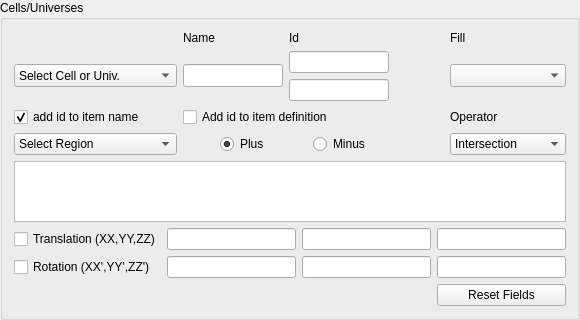
             <widget class="QGroupBox" name="groupBox_10">
              <property name="minimumSize">
               <size>
                <width>0</width>
                <height>0</height>
               </size>
              </property>
              <property name="maximumSize">
               <size>
                <width>580</width>
                <height>320</height>
               </size>
              </property>
              <property name="title">
               <string>Cells/Universes</string>
              </property>
              <layout class="QGridLayout" name="gridLayout_20">
               <item row="0" column="0">
                <layout class="QGridLayout" name="gridLayout_7">
                 <item row="1" column="4">
                  <widget class="QComboBox" name="Fill_ComboBox">
                   <property name="sizePolicy">
                    <sizepolicy hsizetype="Preferred" vsizetype="Preferred">
                     <horstretch>0</horstretch>
                     <verstretch>0</verstretch>
                    </sizepolicy>
                   </property>
                   <property name="minimumSize">
                    <size>
                     <width>116</width>
                     <height>0</height>
                    </size>
                   </property>
                   <property name="maximumSize">
                    <size>
                     <width>109</width>
                     <height>23</height>
                    </size>
                   </property>
                   <property name="currentText">
                    <string/>
                   </property>
                   <property name="currentIndex">
                    <number>-1</number>
                   </property>
                  </widget>
                 </item>
                 <item row="1" column="0">
                  <widget class="QComboBox" name="comboBox_3">
                   <property name="sizePolicy">
                    <sizepolicy hsizetype="Preferred" vsizetype="Fixed">
                     <horstretch>0</horstretch>
                     <verstretch>0</verstretch>
                    </sizepolicy>
                   </property>
                   <property name="minimumSize">
                    <size>
                     <width>163</width>
                     <height>0</height>
                    </size>
                   </property>
                   <property name="maximumSize">
                    <size>
                     <width>140</width>
                     <height>23</height>
                    </size>
                   </property>
                   <item>
                    <property name="text">
                     <string>Select Cell or Univ.</string>
                    </property>
                   </item>
                   <item>
                    <property name="text">
                     <string>Cell</string>
                    </property>
                   </item>
                   <item>
                    <property name="text">
                     <string>Universe</string>
                    </property>
                   </item>
                  </widget>
                 </item>
                 <item row="0" column="2">
                  <widget class="QLabel" name="label_14">
                   <property name="text">
                    <string>Id</string>
                   </property>
                  </widget>
                 </item>
                 <item row="1" column="2" colspan="2">
                  <layout class="QVBoxLayout" name="verticalLayout">
                   <item>
                    <widget class="QLineEdit" name="lineEdit_14">
                     <property name="sizePolicy">
                      <sizepolicy hsizetype="Preferred" vsizetype="Preferred">
                       <horstretch>0</horstretch>
                       <verstretch>0</verstretch>
                      </sizepolicy>
                     </property>
                     <property name="minimumSize">
                      <size>
                       <width>100</width>
                       <height>0</height>
                      </size>
                     </property>
                     <property name="maximumSize">
                      <size>
                       <width>100</width>
                       <height>23</height>
                      </size>
                     </property>
                    </widget>
                   </item>
                   <item>
                    <widget class="QLineEdit" name="lineEdit_15">
                     <property name="sizePolicy">
                      <sizepolicy hsizetype="Preferred" vsizetype="Preferred">
                       <horstretch>0</horstretch>
                       <verstretch>0</verstretch>
                      </sizepolicy>
                     </property>
                     <property name="minimumSize">
                      <size>
                       <width>100</width>
                       <height>0</height>
                      </size>
                     </property>
                     <property name="maximumSize">
                      <size>
                       <width>100</width>
                       <height>23</height>
                      </size>
                     </property>
                    </widget>
                   </item>
                  </layout>
                 </item>
                 <item row="1" column="1">
                  <widget class="QLineEdit" name="lineEdit_13">
                   <property name="sizePolicy">
                    <sizepolicy hsizetype="Preferred" vsizetype="Preferred">
                     <horstretch>0</horstretch>
                     <verstretch>0</verstretch>
                    </sizepolicy>
                   </property>
                   <property name="minimumSize">
                    <size>
                     <width>100</width>
                     <height>0</height>
                    </size>
                   </property>
                   <property name="maximumSize">
                    <size>
                     <width>100</width>
                     <height>23</height>
                    </size>
                   </property>
                  </widget>
                 </item>
                 <item row="0" column="1">
                  <widget class="QLabel" name="label_13">
                   <property name="text">
                    <string>Name</string>
                   </property>
                  </widget>
                 </item>
                 <item row="0" column="4">
                  <widget class="QLabel" name="label_15">
                   <property name="sizePolicy">
                    <sizepolicy hsizetype="Preferred" vsizetype="Preferred">
                     <horstretch>0</horstretch>
                     <verstretch>0</verstretch>
                    </sizepolicy>
                   </property>
                   <property name="text">
                    <string>Fill</string>
                   </property>
                  </widget>
                 </item>
                </layout>
               </item>
               <item row="1" column="0">
                <layout class="QGridLayout" name="gridLayout_12">
                 <item row="1" column="3">
                  <spacer name="horizontalSpacer_3">
                   <property name="orientation">
                    <enum>Qt::Horizontal</enum>
                   </property>
                   <property name="sizeHint" stdset="0">
                    <size>
                     <width>37</width>
                     <height>20</height>
                    </size>
                   </property>
                  </spacer>
                 </item>
                 <item row="1" column="0">
                  <widget class="QComboBox" name="comboBox_5">
                   <property name="sizePolicy">
                    <sizepolicy hsizetype="Preferred" vsizetype="Fixed">
                     <horstretch>0</horstretch>
                     <verstretch>0</verstretch>
                    </sizepolicy>
                   </property>
                   <property name="minimumSize">
                    <size>
                     <width>163</width>
                     <height>0</height>
                    </size>
                   </property>
                   <property name="maximumSize">
                    <size>
                     <width>140</width>
                     <height>23</height>
                    </size>
                   </property>
                   <item>
                    <property name="text">
                     <string>Select Region</string>
                    </property>
                   </item>
                  </widget>
                 </item>
                 <item row="1" column="2">
                  <widget class="QRadioButton" name="plus_RB">
                   <property name="sizePolicy">
                    <sizepolicy hsizetype="Preferred" vsizetype="Preferred">
                     <horstretch>0</horstretch>
                     <verstretch>0</verstretch>
                    </sizepolicy>
                   </property>
                   <property name="text">
                    <string>Plus</string>
                   </property>
                   <property name="checked">
                    <bool>true</bool>
                   </property>
                  </widget>
                 </item>
                 <item row="1" column="6">
                  <widget class="QComboBox" name="Operator_CB">
                   <property name="sizePolicy">
                    <sizepolicy hsizetype="Preferred" vsizetype="Preferred">
                     <horstretch>0</horstretch>
                     <verstretch>0</verstretch>
                    </sizepolicy>
                   </property>
                   <property name="minimumSize">
                    <size>
                     <width>116</width>
                     <height>0</height>
                    </size>
                   </property>
                   <property name="maximumSize">
                    <size>
                     <width>109</width>
                     <height>23</height>
                    </size>
                   </property>
                   <item>
                    <property name="text">
                     <string>Intersection</string>
                    </property>
                   </item>
                   <item>
                    <property name="text">
                     <string>Union</string>
                    </property>
                   </item>
                   <item>
                    <property name="text">
                     <string>Complement</string>
                    </property>
                   </item>
                   <item>
                    <property name="text">
                     <string>| Complement</string>
                    </property>
                   </item>
                  </widget>
                 </item>
                 <item row="1" column="4">
                  <widget class="QRadioButton" name="minus_RB">
                   <property name="sizePolicy">
                    <sizepolicy hsizetype="Preferred" vsizetype="Preferred">
                     <horstretch>0</horstretch>
                     <verstretch>0</verstretch>
                    </sizepolicy>
                   </property>
                   <property name="text">
                    <string>Minus </string>
                   </property>
                  </widget>
                 </item>
                 <item row="1" column="1">
                  <spacer name="horizontalSpacer_2">
                   <property name="orientation">
                    <enum>Qt::Horizontal</enum>
                   </property>
                   <property name="sizeHint" stdset="0">
                    <size>
                     <width>37</width>
                     <height>20</height>
                    </size>
                   </property>
                  </spacer>
                 </item>
                 <item row="1" column="5">
                  <spacer name="horizontalSpacer">
                   <property name="orientation">
                    <enum>Qt::Horizontal</enum>
                   </property>
                   <property name="sizeHint" stdset="0">
                    <size>
                     <width>70</width>
                     <height>20</height>
                    </size>
                   </property>
                  </spacer>
                 </item>
                 <item row="0" column="0">
                  <widget class="QCheckBox" name="add_id_CB">
                   <property name="text">
                    <string>add id to item name</string>
                   </property>
                   <property name="checked">
                    <bool>true</bool>
                   </property>
                  </widget>
                 </item>
                 <item row="2" column="0" colspan="7">
                  <widget class="QPlainTextEdit" name="Region_TextEdit">
                   <property name="sizePolicy">
                    <sizepolicy hsizetype="Preferred" vsizetype="Preferred">
                     <horstretch>0</horstretch>
                     <verstretch>0</verstretch>
                    </sizepolicy>
                   </property>
                   <property name="minimumSize">
                    <size>
                     <width>120</width>
                     <height>40</height>
                    </size>
                   </property>
                   <property name="maximumSize">
                    <size>
                     <width>16777215</width>
                     <height>120</height>
                    </size>
                   </property>
                   <property name="sizeAdjustPolicy">
                    <enum>QAbstractScrollArea::AdjustToContents</enum>
                   </property>
                  </widget>
                 </item>
                 <item row="0" column="6">
                  <widget class="QLabel" name="label_27">
                   <property name="text">
                    <string>Operator</string>
                   </property>
                  </widget>
                 </item>
                 <item row="0" column="1" colspan="5">
                  <widget class="QCheckBox" name="Add_id_to_cell_CB">
                   <property name="text">
                    <string>Add id to item definition</string>
                   </property>
                  </widget>
                 </item>
                </layout>
               </item>
               <item row="2" column="0">
                <layout class="QGridLayout" name="gridLayout_16">
                 <item row="2" column="0">
                  <widget class="QCheckBox" name="Rotation_CB">
                   <property name="text">
                    <string>Rotation (XX',YY',ZZ')</string>
                   </property>
                  </widget>
                 </item>
                 <item row="1" column="2">
                  <widget class="QLineEdit" name="YY_LE">
                   <property name="maximumSize">
                    <size>
                     <width>16777215</width>
                     <height>23</height>
                    </size>
                   </property>
                  </widget>
                 </item>
                 <item row="2" column="3">
                  <widget class="QLineEdit" name="Psi_LE">
                   <property name="maximumSize">
                    <size>
                     <width>16777215</width>
                     <height>23</height>
                    </size>
                   </property>
                  </widget>
                 </item>
                 <item row="2" column="1">
                  <widget class="QLineEdit" name="Theta_LE">
                   <property name="maximumSize">
                    <size>
                     <width>16777215</width>
                     <height>23</height>
                    </size>
                   </property>
                  </widget>
                 </item>
                 <item row="2" column="2">
                  <widget class="QLineEdit" name="Phi_LE">
                   <property name="maximumSize">
                    <size>
                     <width>16777215</width>
                     <height>23</height>
                    </size>
                   </property>
                  </widget>
                 </item>
                 <item row="1" column="3">
                  <widget class="QLineEdit" name="ZZ_LE">
                   <property name="maximumSize">
                    <size>
                     <width>16777215</width>
                     <height>23</height>
                    </size>
                   </property>
                  </widget>
                 </item>
                 <item row="1" column="0">
                  <widget class="QCheckBox" name="Translation_CB">
                   <property name="text">
                    <string>Translation (XX,YY,ZZ)</string>
                   </property>
                  </widget>
                 </item>
                 <item row="1" column="1">
                  <widget class="QLineEdit" name="XX_LE">
                   <property name="maximumSize">
                    <size>
                     <width>16777215</width>
                     <height>23</height>
                    </size>
                   </property>
                  </widget>
                 </item>
                 <item row="3" column="3">
                  <widget class="QPushButton" name="Reset_Fields_PB">
                   <property name="maximumSize">
                    <size>
                     <width>16777215</width>
                     <height>23</height>
                    </size>
                   </property>
                   <property name="text">
                    <string>Reset Fields</string>
                   </property>
                  </widget>
                 </item>
                </layout>
               </item>
              </layout>
             </widget>
